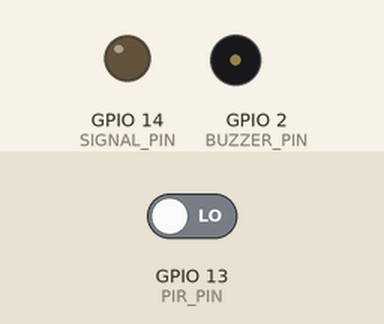
Recording of a sketch running on a simulated ESP32. On the bench: output pins drawn as LEDs (lit = HIGH), buzzer (waves = sounding). The test bench sets the inputs (shaded band); at power-on: GPIO 13 (PIR_PIN) LOW.

Above: at 1.2 s.
1.3 s: GPIO 13 (PIR_PIN) driven HIGH
At 2.1 s:
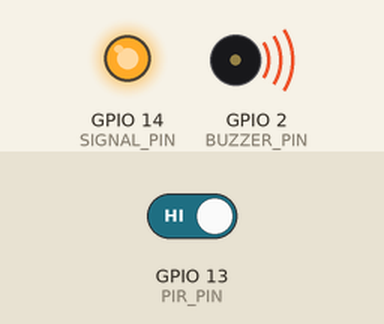
4.3 s: GPIO 13 (PIR_PIN) driven LOW
At 5.0 s:
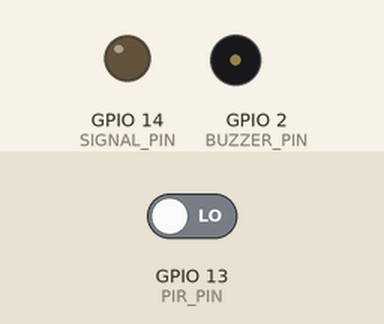
Timing chart, 0 to 7.3 s (numbered marks = the images above; inputs shaded):
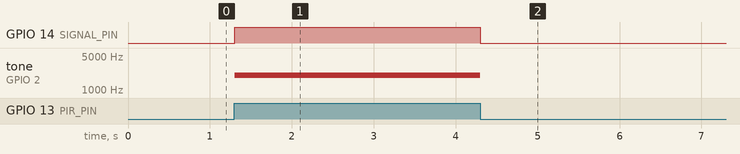

Measured:
- after the input at 1.3 s, GPIO 14 (SIGNAL_PIN): LOW → HIGH at once; tone on GPIO 2 (BUZZER_PIN): silent → 2000 Hz at once
- after the input at 4.3 s, GPIO 14 (SIGNAL_PIN): HIGH → LOW at once; tone on GPIO 2 (BUZZER_PIN): 2000 Hz → silent at once

The sketch:

APT_ESP32.ino
```cpp
uint8_t PIR_PIN = 13;
uint8_t SIGNAL_PIN = 14;
uint8_t BUZZER_PIN = 2;

uint32_t buzzer_freq = 2000;
uint32_t buzzer_duration = 1000;
uint32_t buzzer_start_time = 0;
bool buzzer_active = false;

void setup() {
  pinMode(PIR_PIN, INPUT);
  pinMode(SIGNAL_PIN, OUTPUT);
  pinMode(BUZZER_PIN, OUTPUT);
  ledcSetup(0, buzzer_freq, 8); // Saluran 0, frekuensi 500 Hz, resolusi 8-bit
  ledcAttachPin(BUZZER_PIN, 0); // Lampirkan pin buzzer ke saluran 0
}

void loop() {
  uint32_t current_time = millis();

  if (digitalRead(PIR_PIN) == HIGH) {
    if (!buzzer_active) {
      buzzer_active = true;
      buzzer_start_time = current_time;
      digitalWrite(SIGNAL_PIN, HIGH);
      ledcWriteTone(0, buzzer_freq);
    }
  }

  if (buzzer_active && (current_time - buzzer_start_time >= buzzer_duration)) {
    buzzer_active = false;
    digitalWrite(SIGNAL_PIN, LOW);
    ledcWriteTone(0, 0);
  }

  if (digitalRead(PIR_PIN) == LOW && !buzzer_active) {
    digitalWrite(SIGNAL_PIN, LOW);
    ledcWriteTone(0, 0);
  }
}
```
